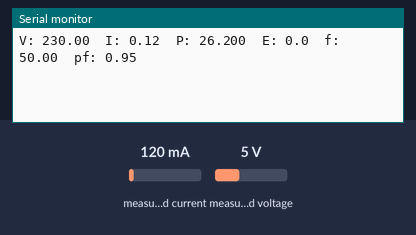
Bench run of a sketch on a simulated Arduino Mega 2560, built with avr-gcc and run on an emulated ATmega2560. Parts: the last lines printed to the serial monitor. The inputs (shaded band) are chosen by the test bench; at power-on: measured current 120 mA, measured voltage 5 V.

Above: at 1.2 s.
1.3 s: measured current set to 40 mA
At 2.6 s:
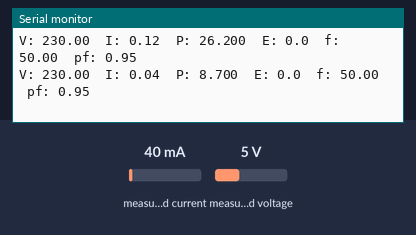
2.8 s: measured voltage set to 0.3 V
4.3 s: measured current set to 500 mA
At 4.3 s:
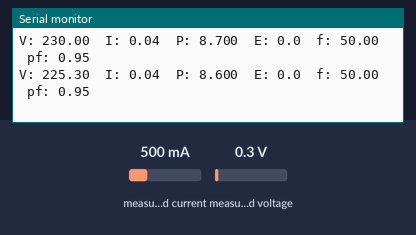
Timing chart, 0 to 7.3 s (numbered marks = the images above; inputs shaded):
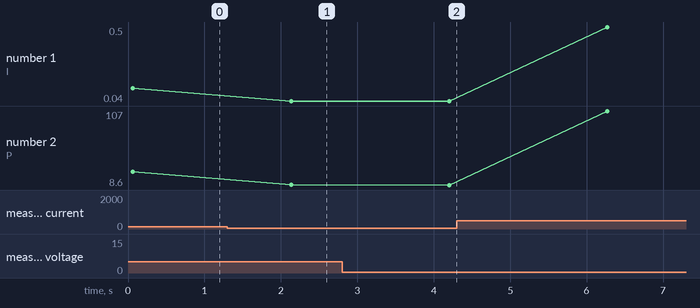

Measured:
- after the input at 1.3 s, the serial monitor: prints a new line after 0.83 s (image 1)
- plotted number 1: 0.12 → 0.04 after the input at 1.3 s, 0.04 → 0.5 after the input at 4.3 s
- plotted number 2: 26.2 → 8.7 after the input at 1.3 s, 8.7 → 8.6 after the input at 2.8 s, 8.6 → 107 after the input at 4.3 s

The sketch:

PZEM004T.ino
```cpp
//   PZEM004T PINOUT
//    VCC   =   5V
//    GND   =   GND
//    TX    =   PIN 16 (black)
//    RX    =   PIN 17 (white)

#include <PZEM004Tv30.h>
#include <HardwareSerial.h>  // Include the ESP32 Hardware Serial library

#define TX_PIN 5
#define RX_PIN 18

PZEM004Tv30 pzem(&Serial2, TX_PIN, RX_PIN);  //HardwareSerial pointer, TX pin, RX pin


void setup() {
  Serial.begin(9600);
  Serial2.begin(9600, SERIAL_8N1, TX_PIN, RX_PIN);  // Initialize Serial2 with baud rate and pins
}

void loop() {
  float voltage = pzem.voltage();
  float current = pzem.current();
  float power = pzem.power();
  float energy = pzem.energy();
  float frequency = pzem.frequency();
  float pf = pzem.pf();

  if (!isnan(voltage) || !isnan(current) || !isnan(power) || !isnan(energy) || !isnan(frequency) || !isnan(pf)) {
    Serial.print("V: ");
    Serial.print(voltage);
    Serial.print("  I: ");
    Serial.print(current);
    Serial.print("  P: ");
    Serial.print(power, 3);
    Serial.print("  E: ");
    Serial.print(energy, 1);
    Serial.print("  f: ");
    Serial.print(frequency);
    Serial.print("  pf: ");
    Serial.print(pf);
  } else {
    Serial.println("Error reading PZEM");
  }

  Serial.println();
  delay(2000);
}
```
